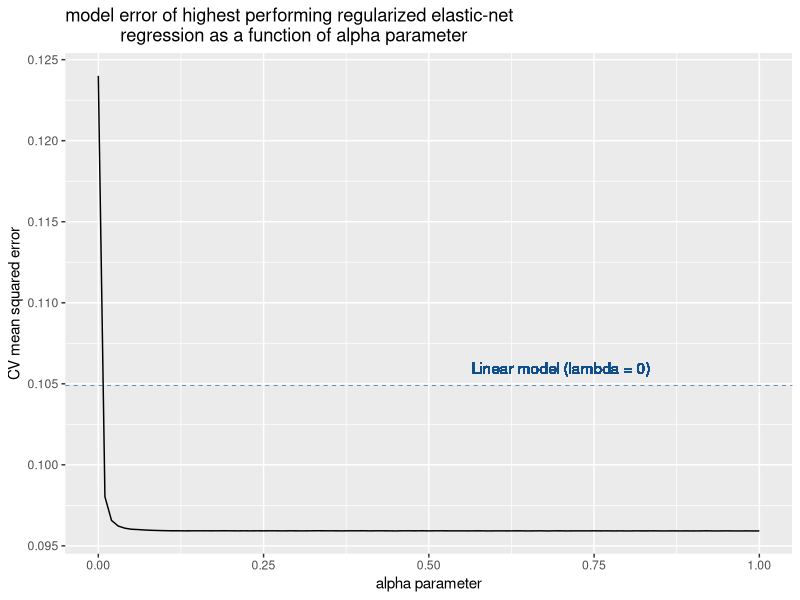
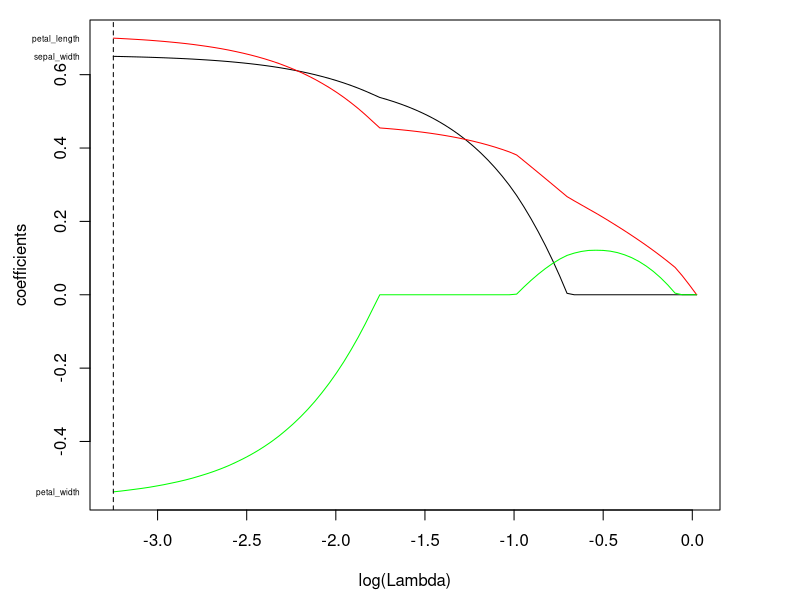

These figures' R source, in order:
## ---- chunk 1
#nice pca
library(ggplot2)
# Embedded feature selection (ridge, Lasso, Elastic-Net)
library(glmnet)
## ---- chunk 2
data <- read.csv('data/iris_processed.csv')
obs <- data[,-1]
## ---- chunk 3

# Code for a train/validation/test split and evaluation of two models

trainValTestLM <-function(seed = 42){
  set.seed(seed) # fix random seed for reproducible results
  # Generate random index
  idx = sample(c('train','validation','test'),nrow(obs),replace=TRUE,prob = c(0.6,0.2,0.2))
  # Sanity check
  #table(idx)

  # split X
  X.train = obs[which(idx == 'train'),]
  X.val = obs[which(idx == 'validation'),]
  X.test = obs[which(idx == 'test'),]

  # Fit model with only sepal width predictor
  fit1 <- lm(sepal_length ~ sepal_width, data = X.train)
  # Fit model with all predictors
  fit2 <- lm(sepal_length ~ ., data = X.train)

  
  # Evaluate both models on training (BAD)
  preds.train1 = predict(fit1,X.train)
  preds.train2 = predict(fit2,X.train)

  # Evaluate both models on validation
  preds1 = predict(fit1,X.val)
  preds2 = predict(fit2,X.val)
  
  # One performance measure is the Mean Square Error (MSE) between actual and predicted values:
  
  #### train ####
  # Model 1
  mse.train1 = mean((X.train[,1] - preds.train1)^2)
  # Model 2
  mse.train2 = mean((X.train[,1] - preds.train2)^2)
  
  #### validation ####
  # Model 1
  mse1 = mean((X.val[,1] - preds1)^2)
  # Model 2
  mse2 = mean((X.val[,1] - preds2)^2)

  
  #select best model
  if( mse1 < mse2 ){
    best.model = fit1
    best = 1
  }else{
    best.model = fit2
    best = 2
  }
  
  # Do test prediction
  preds.test = predict(best.model,X.test)
  # Get MSE for the test set
  mse.test = mean((X.test[,1] - preds.test)^2)
  #return informations 
  return(list('best.model' = best, 'model1' = fit1, 'model2' = fit2, 'train.perfs.1' = mse.train1, 'train.perfs.2' = mse.train2, 'val.perfs.1' = mse1, 'val.perfs.2' = mse2,'test.perfs' = mse.test))
  
}

#Call function for one random seed
results = trainValTestLM(seed = 42)
## ---- chunk 4
cat('Model 1 performance on Train set:',results$train.perfs.1,'\n')
cat('Model 1 performance on Validation set:',results$val.perfs.1,'\n')

cat('Model 2 performance on Train set:',results$train.perfs.2,'\n')
cat('Model 2 performance on Validation set:',results$val.perfs.2,'\n')


cat('Best model (', results$best.model,') performance on Test set:',results$test.perfs,'\n')

## ---- chunk 5
#Call function for a different seed
results = trainValTestLM(seed = 89)
## ---- chunk 6
cat('Model 1 performance on Train set:',results$train.perfs.1,'\n')
cat('Model 1 performance on Validation set:',results$val.perfs.1,'\n')

cat('Model 2 performance on Train set:',results$train.perfs.2,'\n')
cat('Model 2 performance on Validation set:',results$val.perfs.2,'\n')


cat('Best model (', results$best.model,') performance on Test set:',results$test.perfs,'\n')

## ---- chunk 7
# Code for a cross-validation evaluation
set.seed(42) # fix random seed for reproducible results
# Number of folds/rounds
nfolds = 10
# Generate random index
idx = sample(1:nfolds,nrow(obs),replace=TRUE)
# Sanity check
table(idx)

# Initiate vectors for storing predictions from 2 models
preds1 = rep(0,nrow(obs))
preds2 = rep(0,nrow(obs))

# Loop/Rotation over the different folds
for(fold in 1:nfolds){
  #get index of test fold
  test.idx = which(idx == fold)
  # split train/test
  X.test = obs[test.idx,]
  X.train = obs[-test.idx,]
  # Fit model with only sepal width predictor
  fit1 <- lm(sepal_length ~ sepal_width, data = X.train)
  # Fit model with all predictors
  fit2 <- lm(sepal_length ~ ., data = X.train)

  # Evaluate both models on validation
  preds1[test.idx] = predict(fit1,X.test)
  preds2[test.idx] = predict(fit2,X.test)
}

# In terms of Mean Square Error (MSE) ~ average of residuals
# Model 1
mean((obs[,1] - preds1)^2)
# Model 2
mean((obs[,1] - preds2)^2)

## ---- chunk 8
# Code for a cross-validation evaluation
set.seed(42) # fix random seed for reproducible results
# Number of folds/rounds
nfolds = 10
# Generate random index
idx = sample(1:nfolds,nrow(obs),replace=TRUE) 

#define alpha parameter
alphas <- seq(from = 0, to = 1, by = 0.01)

#define output
mses <- rep(0,length(alphas))

#loop over alpha values
for(i in 1:length(alphas)){
  # cv.glmnet function does the CV loop for the different folds
  cvfits <- cv.glmnet(x=as.matrix(obs[,-1]), y=obs[,1], alpha=alphas[i], nfolds=nfolds,foldid=idx) 
  # for a given alpha, lambda is optimized inside cv.glmnet
  preds.regul = predict(cvfits, newx = as.matrix(obs[,-1]), s = "lambda.min")
  mses[i] <- mean((obs[,1] - preds.regul)^2)
}
this <- data.frame(mse=mses, alpha=alphas)

plot1 <- ggplot(this, aes(x=alpha, y=mse)) +
  geom_line() +
  ylab("CV mean squared error") +
  xlab("alpha parameter") +
  ggtitle("model error of highest performing regularized elastic-net
           regression as a function of alpha parameter") + 
       #add kitchen sink
          geom_hline(aes(yintercept=mean((obs[,1] - preds2)^2)),
                       size=0.2,linetype = 2,colour='dodgerblue4') +
    geom_text(aes(x = 0.7, y = mean((obs[,1] - preds2)^2)+0.01*mean(range(this$mse)) , label = "Linear model (lambda = 0)"), colour = "dodgerblue4") + theme(legend.position="none")
plot1

#get best model among alpha-range
best.alpha = alphas[which.min(mses)]
#retrain model with best_alpha
cvfits <- cv.glmnet(x=as.matrix(obs[,-1]), y=obs[,1], alpha=best.alpha, nfolds=nfolds,foldid=idx)

# get all the coefficients as a function of lambda
coefs = coef(cvfits, s=cvfits$lambda)[-1,]

par(mar=c(4.5,4.5,1,4))
plot(log10(cvfits$lambda),coefs[1,],type='l',ylim = range(coefs),xlab = 'log(Lambda)',ylab='coefficients')
lines(log10(cvfits$lambda),coefs[2,],col='red')
lines(log10(cvfits$lambda),coefs[3,],col='green')
# add variable names
axis(2, at=coefs[,ncol(coefs)],line=-.5,label=rownames(coefs),las=1,tick=FALSE, cex.axis=0.5) 
# add lambda min
abline(v=log10(cvfits$lambda.min),lty = 2)

# print best parameters pair
cat('Best alpha:',best.alpha,' and best lambda:',cvfits$lambda.min,'\n')
## ---- chunk 9
#get preds for the best (alpha,lambda) pair
preds.regul = predict(cvfits, newx = as.matrix(obs[,-1]), s = "lambda.min")
# In terms of Mean Square Error (MSE)
# Linear Regression with all variables
mean((obs[,1] - preds2)^2)
# Regularized Model
mean((obs[,1] - preds.regul)^2)

# Check the best Elastic-Net model
coef.regul = coef(cvfits, s = "lambda.min")

# Standard Linear Regression model
coef.lm = coef(fit2)

cbind(coef.regul,coef.lm)
